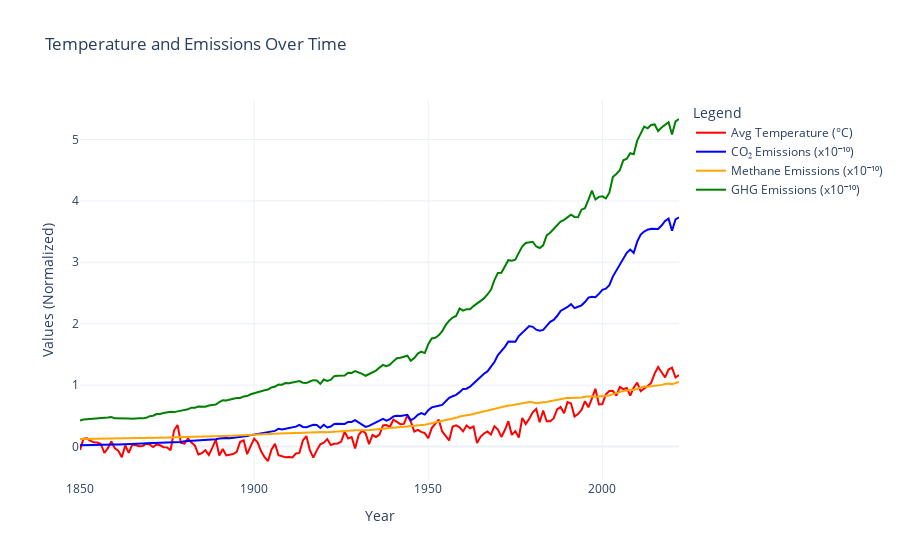

Notebook cell for this chart:
### Markdown cell above
Line chart tracks the global average temperature anomaly (the deviation from a baseline average, shown in degrees Celsius) from the year 1850 up to the early 21st century. The red line represents the estimated world average temperature for each year, while the shaded area around the line indicates the 95% confidence interval for that year.

The chart clearly shows year-to-year fluctuations, but the dominant feature is a distinct upward trend, particularly after roughly 1950. This indicates a significant increase in the world's average temperature over time, which is a key indicator of global warming. The confidence interval narrows over time, reflecting improved accuracy in temperature measurements as technology advances. The chart effectively communicates the long-term trend of rising temperatures.

### Code cell
# Create the figure
fig = go.Figure(layout=go.Layout(template='plotly_white'))

# Add traces for each data series
fig.add_trace(go.Scatter(
    x=global_climate['year'], 
    y=global_climate['avg_temp'], 
    mode='lines', 
    name='Avg Temperature (°C)', 
    line=dict(color='red')
))

fig.add_trace(go.Scatter(
    x=global_climate['year'], 
    y=global_climate['co2'] / 1e10, 
    mode='lines', 
    name='CO₂ Emissions (x10⁻¹⁰)', 
    line=dict(color='blue')
))

fig.add_trace(go.Scatter(
    x=global_climate['year'], 
    y=global_climate['methane'] / 1e10, 
    mode='lines', 
    name='Methane Emissions (x10⁻¹⁰)', 
    line=dict(color='orange')
))

fig.add_trace(go.Scatter(
    x=global_climate['year'], 
    y=global_climate['ghg_emission'] / 1e10, 
    mode='lines', 
    name='GHG Emissions (x10⁻¹⁰)', 
    line=dict(color='green')
))

# Customize layout
fig.update_layout(
    title='Temperature and Emissions Over Time',
    xaxis_title='Year',
    yaxis_title='Values (Normalized)',
    hovermode='x unified',
    legend_title_text='Legend',
)

# Show the plot
fig.show()

### Figure 1 — Plotly figure (JSON) as saved in the notebook; plotly's stock layout.template omitted (floating-point values rounded to 4 significant figures; data arrays with more than 128 entries replaced by an {"elided": "..."} marker saying what was removed)
{"data": [{"line": {"color": "red"}, "mode": "lines", "name": "Avg Temperature (°C)", "type": "scatter", "x": {"elided": "173 int values"}, "y": {"elided": "173 float values"}}, {"line": {"color": "blue"}, "mode": "lines", "name": "CO₂ Emissions (x10⁻¹⁰)", "type": "scatter", "x": {"elided": "173 int values"}, "y": {"elided": "173 float values"}}, {"line": {"color": "orange"}, "mode": "lines", "name": "Methane Emissions (x10⁻¹⁰)", "type": "scatter", "x": {"elided": "173 int values"}, "y": {"elided": "173 float values"}}, {"line": {"color": "green"}, "mode": "lines", "name": "GHG Emissions (x10⁻¹⁰)", "type": "scatter", "x": {"elided": "173 int values"}, "y": {"elided": "173 float values"}}], "layout": {"hovermode": "x unified", "legend": {"title": {"text": "Legend"}}, "title": {"text": "Temperature and Emissions Over Time"}, "xaxis": {"title": {"text": "Year"}}, "yaxis": {"title": {"text": "Values (Normalized)"}}}}
